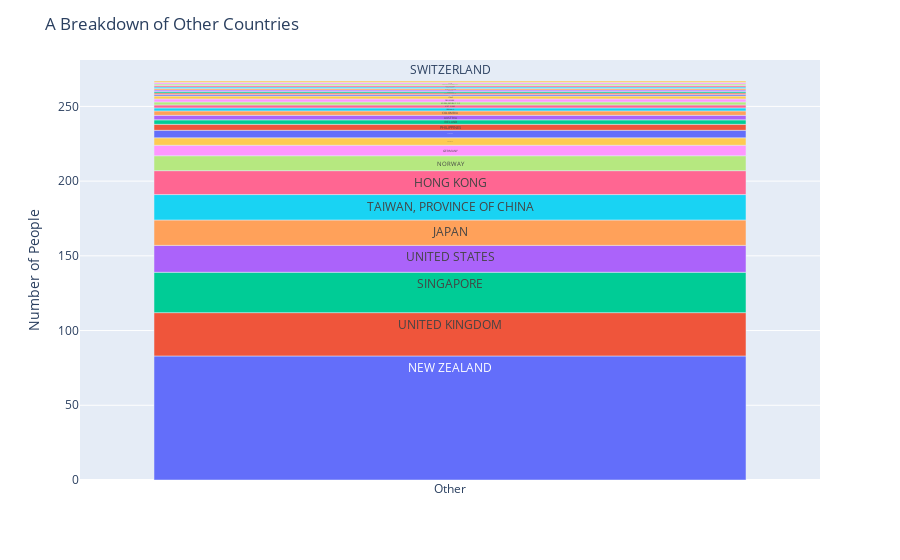

This figure's notebook cell:
### Markdown cell above
We can see that almost 2% of race entrants registered under countries other than Australia. Here is the breakdown of where the non-Australian atheletes came from:

### Code cell
others_df = df.copy()
others_df = others_df.groupby(['country']).size().reset_index(name='count')
others_df = others_df[others_df['country'] != 'AUSTRALIA']
others_df = others_df.sort_values(ascending=False, by=['count'])
others_df['Country'] = 'Other'

fig = px.bar(others_df, x='Country', y='count', color='country', text='country')
fig.update_layout(showlegend=False, title='A Breakdown of Other Countries', xaxis_title='', yaxis_title='Number of People')
fig.show()
save_figure(fig, 'other_countries_breakdown.json')

### Figure 1 — Plotly figure (JSON) as saved in the notebook; plotly's stock layout.template omitted (floating-point values rounded to 4 significant figures)
{"data": [{"alignmentgroup": "True", "hovertemplate": "country=%{text}<br>Country=%{x}<br>count=%{y}<extra></extra>", "legendgroup": "NEW ZEALAND", "marker": {"color": "#636efa", "pattern": {"shape": ""}}, "name": "NEW ZEALAND", "offsetgroup": "NEW ZEALAND", "orientation": "v", "showlegend": true, "text": ["NEW ZEALAND"], "textposition": "auto", "type": "bar", "x": ["Other"], "xaxis": "x", "y": [83], "yaxis": "y"}, {"alignmentgroup": "True", "hovertemplate": "country=%{text}<br>Country=%{x}<br>count=%{y}<extra></extra>", "legendgroup": "UNITED KINGDOM", "marker": {"color": "#EF553B", "pattern": {"shape": ""}}, "name": "UNITED KINGDOM", "offsetgroup": "UNITED KINGDOM", "orientation": "v", "showlegend": true, "text": ["UNITED KINGDOM"], "textposition": "auto", "type": "bar", "x": ["Other"], "xaxis": "x", "y": [29], "yaxis": "y"}, {"alignmentgroup": "True", "hovertemplate": "country=%{text}<br>Country=%{x}<br>count=%{y}<extra></extra>", "legendgroup": "SINGAPORE", "marker": {"color": "#00cc96", "pattern": {"shape": ""}}, "name": "SINGAPORE", "offsetgroup": "SINGAPORE", "orientation": "v", "showlegend": true, "text": ["SINGAPORE"], "textposition": "auto", "type": "bar", "x": ["Other"], "xaxis": "x", "y": [27], "yaxis": "y"}, {"alignmentgroup": "True", "hovertemplate": "country=%{text}<br>Country=%{x}<br>count=%{y}<extra></extra>", "legendgroup": "UNITED STATES", "marker": {"color": "#ab63fa", "pattern": {"shape": ""}}, "name": "UNITED STATES", "offsetgroup": "UNITED STATES", "orientation": "v", "showlegend": true, "text": ["UNITED STATES"], "textposition": "auto", "type": "bar", "x": ["Other"], "xaxis": "x", "y": [18], "yaxis": "y"}, {"alignmentgroup": "True", "hovertemplate": "country=%{text}<br>Country=%{x}<br>count=%{y}<extra></extra>", "legendgroup": "JAPAN", "marker": {"color": "#FFA15A", "pattern": {"shape": ""}}, "name": "JAPAN", "offsetgroup": "JAPAN", "orientation": "v", "showlegend": true, "text": ["JAPAN"], "textposition": "auto", "type": "bar", "x": ["Other"], "xaxis": "x", "y": [17], "yaxis": "y"}, {"alignmentgroup": "True", "hovertemplate": "country=%{text}<br>Country=%{x}<br>count=%{y}<extra></extra>", "legendgroup": "TAIWAN, PROVINCE OF CHINA", "marker": {"color": "#19d3f3", "pattern": {"shape": ""}}, "name": "TAIWAN, PROVINCE OF CHINA", "offsetgroup": "TAIWAN, PROVINCE OF CHINA", "orientation": "v", "showlegend": true, "text": ["TAIWAN, PROVINCE OF CHINA"], "textposition": "auto", "type": "bar", "x": ["Other"], "xaxis": "x", "y": [17], "yaxis": "y"}, {"alignmentgroup": "True", "hovertemplate": "country=%{text}<br>Country=%{x}<br>count=%{y}<extra></extra>", "legendgroup": "HONG KONG", "marker": {"color": "#FF6692", "pattern": {"shape": ""}}, "name": "HONG KONG", "offsetgroup": "HONG KONG", "orientation": "v", "showlegend": true, "text": ["HONG KONG"], "textposition": "auto", "type": "bar", "x": ["Other"], "xaxis": "x", "y": [16], "yaxis": "y"}, {"alignmentgroup": "True", "hovertemplate": "country=%{text}<br>Country=%{x}<br>count=%{y}<extra></extra>", "legendgroup": "NORWAY", "marker": {"color": "#B6E880", "pattern": {"shape": ""}}, "name": "NORWAY", "offsetgroup": "NORWAY", "orientation": "v", "showlegend": true, "text": ["NORWAY"], "textposition": "auto", "type": "bar", "x": ["Other"], "xaxis": "x", "y": [10], "yaxis": "y"}, {"alignmentgroup": "True", "hovertemplate": "country=%{text}<br>Country=%{x}<br>count=%{y}<extra></extra>", "legendgroup": "GERMANY", "marker": {"color": "#FF97FF", "pattern": {"shape": ""}}, "name": "GERMANY", "offsetgroup": "GERMANY", "orientation": "v", "showlegend": true, "text": ["GERMANY"], "textposition": "auto", "type": "bar", "x": ["Other"], "xaxis": "x", "y": [7], "yaxis": "y"}, {"alignmentgroup": "True", "hovertemplate": "country=%{text}<br>Country=%{x}<br>count=%{y}<extra></extra>", "legendgroup": "FRANCE", "marker": {"color": "#FECB52", "pattern": {"shape": ""}}, "name": "FRANCE", "offsetgroup": "FRANCE", "orientation": "v", "showlegend": true, "text": ["FRANCE"], "textposition": "auto", "type": "bar", "x": ["Other"], "xaxis": "x", "y": [5], "yaxis": "y"}, {"alignmentgroup": "True", "hovertemplate": "country=%{text}<br>Country=%{x}<br>count=%{y}<extra></extra>", "legendgroup": "CANADA", "marker": {"color": "#636efa", "pattern": {"shape": ""}}, "name": "CANADA", "offsetgroup": "CANADA", "orientation": "v", "showlegend": true, "text": ["CANADA"], "textposition": "auto", "type": "bar", "x": ["Other"], "xaxis": "x", "y": [5], "yaxis": "y"}, {"alignmentgroup": "True", "hovertemplate": "country=%{text}<br>Country=%{x}<br>count=%{y}<extra></extra>", "legendgroup": "PHILIPPINES", "marker": {"color": "#EF553B", "pattern": {"shape": ""}}, "name": "PHILIPPINES", "offsetgroup": "PHILIPPINES", "orientation": "v", "showlegend": true, "text": ["PHILIPPINES"], "textposition": "auto", "type": "bar", "x": ["Other"], "xaxis": "x", "y": [4], "yaxis": "y"}, {"alignmentgroup": "True", "hovertemplate": "country=%{text}<br>Country=%{x}<br>count=%{y}<extra></extra>", "legendgroup": "IRELAND", "marker": {"color": "#00cc96", "pattern": {"shape": ""}}, "name": "IRELAND", "offsetgroup": "IRELAND", "orientation": "v", "showlegend": true, "text": ["IRELAND"], "textposition": "auto", "type": "bar", "x": ["Other"], "xaxis": "x", "y": [3], "yaxis": "y"}, {"alignmentgroup": "True", "hovertemplate": "country=%{text}<br>Country=%{x}<br>count=%{y}<extra></extra>", "legendgroup": "AUSTRIA", "marker": {"color": "#ab63fa", "pattern": {"shape": ""}}, "name": "AUSTRIA", "offsetgroup": "AUSTRIA", "orientation": "v", "showlegend": true, "text": ["AUSTRIA"], "textposition": "auto", "type": "bar", "x": ["Other"], "xaxis": "x", "y": [3], "yaxis": "y"}, {"alignmentgroup": "True", "hovertemplate": "country=%{text}<br>Country=%{x}<br>count=%{y}<extra></extra>", "legendgroup": "COLOMBIA", "marker": {"color": "#FFA15A", "pattern": {"shape": ""}}, "name": "COLOMBIA", "offsetgroup": "COLOMBIA", "orientation": "v", "showlegend": true, "text": ["COLOMBIA"], "textposition": "auto", "type": "bar", "x": ["Other"], "xaxis": "x", "y": [3], "yaxis": "y"}, {"alignmentgroup": "True", "hovertemplate": "country=%{text}<br>Country=%{x}<br>count=%{y}<extra></extra>", "legendgroup": "Unknown", "marker": {"color": "#19d3f3", "pattern": {"shape": ""}}, "name": "Unknown", "offsetgroup": "Unknown", "orientation": "v", "showlegend": true, "text": ["Unknown"], "textposition": "auto", "type": "bar", "x": ["Other"], "xaxis": "x", "y": [2], "yaxis": "y"}, {"alignmentgroup": "True", "hovertemplate": "country=%{text}<br>Country=%{x}<br>count=%{y}<extra></extra>", "legendgroup": "VIET NAM", "marker": {"color": "#FF6692", "pattern": {"shape": ""}}, "name": "VIET NAM", "offsetgroup": "VIET NAM", "orientation": "v", "showlegend": true, "text": ["VIET NAM"], "textposition": "auto", "type": "bar", "x": ["Other"], "xaxis": "x", "y": [2], "yaxis": "y"}, {"alignmentgroup": "True", "hovertemplate": "country=%{text}<br>Country=%{x}<br>count=%{y}<extra></extra>", "legendgroup": "KOREA, REPUBLIC OF", "marker": {"color": "#B6E880", "pattern": {"shape": ""}}, "name": "KOREA, REPUBLIC OF", "offsetgroup": "KOREA, REPUBLIC OF", "orientation": "v", "showlegend": true, "text": ["KOREA, REPUBLIC OF"], "textposition": "auto", "type": "bar", "x": ["Other"], "xaxis": "x", "y": [2], "yaxis": "y"}, {"alignmentgroup": "True", "hovertemplate": "country=%{text}<br>Country=%{x}<br>count=%{y}<extra></extra>", "legendgroup": "DENMARK", "marker": {"color": "#FF97FF", "pattern": {"shape": ""}}, "name": "DENMARK", "offsetgroup": "DENMARK", "orientation": "v", "showlegend": true, "text": ["DENMARK"], "textposition": "auto", "type": "bar", "x": ["Other"], "xaxis": "x", "y": [2], "yaxis": "y"}, {"alignmentgroup": "True", "hovertemplate": "country=%{text}<br>Country=%{x}<br>count=%{y}<extra></extra>", "legendgroup": "ITALY", "marker": {"color": "#FECB52", "pattern": {"shape": ""}}, "name": "ITALY", "offsetgroup": "ITALY", "orientation": "v", "showlegend": true, "text": ["ITALY"], "textposition": "auto", "type": "bar", "x": ["Other"], "xaxis": "x", "y": [2], "yaxis": "y"}, {"alignmentgroup": "True", "hovertemplate": "country=%{text}<br>Country=%{x}<br>count=%{y}<extra></extra>", "legendgroup": "CHINA", "marker": {"color": "#636efa", "pattern": {"shape": ""}}, "name": "CHINA", "offsetgroup": "CHINA", "orientation": "v", "showlegend": true, "text": ["CHINA"], "textposition": "auto", "type": "bar", "x": ["Other"], "xaxis": "x", "y": [1], "yaxis": "y"}, {"alignmentgroup": "True", "hovertemplate": "country=%{text}<br>Country=%{x}<br>count=%{y}<extra></extra>", "legendgroup": "CZECH REPUBLIC", "marker": {"color": "#EF553B", "pattern": {"shape": ""}}, "name": "CZECH REPUBLIC", "offsetgroup": "CZECH REPUBLIC", "orientation": "v", "showlegend": true, "text": ["CZECH REPUBLIC"], "textposition": "auto", "type": "bar", "x": ["Other"], "xaxis": "x", "y": [1], "yaxis": "y"}, {"alignmentgroup": "True", "hovertemplate": "country=%{text}<br>Country=%{x}<br>count=%{y}<extra></extra>", "legendgroup": "HUNGARY", "marker": {"color": "#00cc96", "pattern": {"shape": ""}}, "name": "HUNGARY", "offsetgroup": "HUNGARY", "orientation": "v", "showlegend": true, "text": ["HUNGARY"], "textposition": "auto", "type": "bar", "x": ["Other"], "xaxis": "x", "y": [1], "yaxis": "y"}, {"alignmentgroup": "True", "hovertemplate": "country=%{text}<br>Country=%{x}<br>count=%{y}<extra></extra>", "legendgroup": "BRAZIL", "marker": {"color": "#ab63fa", "pattern": {"shape": ""}}, "name": "BRAZIL", "offsetgroup": "BRAZIL", "orientation": "v", "showlegend": true, "text": ["BRAZIL"], "textposition": "auto", "type": "bar", "x": ["Other"], "xaxis": "x", "y": [1], "yaxis": "y"}, {"alignmentgroup": "True", "hovertemplate": "country=%{text}<br>Country=%{x}<br>count=%{y}<extra></extra>", "legendgroup": "NEW CALEDONIA", "marker": {"color": "#FFA15A", "pattern": {"shape": ""}}, "name": "NEW CALEDONIA", "offsetgroup": "NEW CALEDONIA", "orientation": "v", "showlegend": true, "text": ["NEW CALEDONIA"], "textposition": "auto", "type": "bar", "x": ["Other"], "xaxis": "x", "y": [1], "yaxis": "y"}, {"alignmentgroup": "True", "hovertemplate": "country=%{text}<br>Country=%{x}<br>count=%{y}<extra></extra>", "legendgroup": "PORTUGAL", "marker": {"color": "#19d3f3", "pattern": {"shape": ""}}, "name": "PORTUGAL", "offsetgroup": "PORTUGAL", "orientation": "v", "showlegend": true, "text": ["PORTUGAL"], "textposition": "auto", "type": "bar", "x": ["Other"], "xaxis": "x", "y": [1], "yaxis": "y"}, {"alignmentgroup": "True", "hovertemplate": "country=%{text}<br>Country=%{x}<br>count=%{y}<extra></extra>", "legendgroup": "SOUTH AFRICA", "marker": {"color": "#FF6692", "pattern": {"shape": ""}}, "name": "SOUTH AFRICA", "offsetgroup": "SOUTH AFRICA", "orientation": "v", "showlegend": true, "text": ["SOUTH AFRICA"], "textposition": "auto", "type": "bar", "x": ["Other"], "xaxis": "x", "y": [1], "yaxis": "y"}, {"alignmentgroup": "True", "hovertemplate": "country=%{text}<br>Country=%{x}<br>count=%{y}<extra></extra>", "legendgroup": "UNITED ARAB EMIRATES", "marker": {"color": "#B6E880", "pattern": {"shape": ""}}, "name": "UNITED ARAB EMIRATES", "offsetgroup": "UNITED ARAB EMIRATES", "orientation": "v", "showlegend": true, "text": ["UNITED ARAB EMIRATES"], "textposition": "auto", "type": "bar", "x": ["Other"], "xaxis": "x", "y": [1], "yaxis": "y"}, {"alignmentgroup": "True", "hovertemplate": "country=%{text}<br>Country=%{x}<br>count=%{y}<extra></extra>", "legendgroup": "SPAIN", "marker": {"color": "#FF97FF", "pattern": {"shape": ""}}, "name": "SPAIN", "offsetgroup": "SPAIN", "orientation": "v", "showlegend": true, "text": ["SPAIN"], "textposition": "auto", "type": "bar", "x": ["Other"], "xaxis": "x", "y": [1], "yaxis": "y"}, {"alignmentgroup": "True", "hovertemplate": "country=%{text}<br>Country=%{x}<br>count=%{y}<extra></extra>", "legendgroup": "SWITZERLAND", "marker": {"color": "#FECB52", "pattern": {"shape": ""}}, "name": "SWITZERLAND", "offsetgroup": "SWITZERLAND", "orientation": "v", "showlegend": true, "text": ["SWITZERLAND"], "textposition": "auto", "type": "bar", "x": ["Other"], "xaxis": "x", "y": [1], "yaxis": "y"}], "layout": {"barmode": "relative", "legend": {"title": {"text": "country"}, "tracegroupgap": 0}, "margin": {"t": 60}, "showlegend": false, "title": {"text": "A Breakdown of Other Countries"}, "xaxis": {"anchor": "y", "domain": [0, 1], "title": {"text": ""}}, "yaxis": {"anchor": "x", "domain": [0, 1], "title": {"text": "Number of People"}}}}
